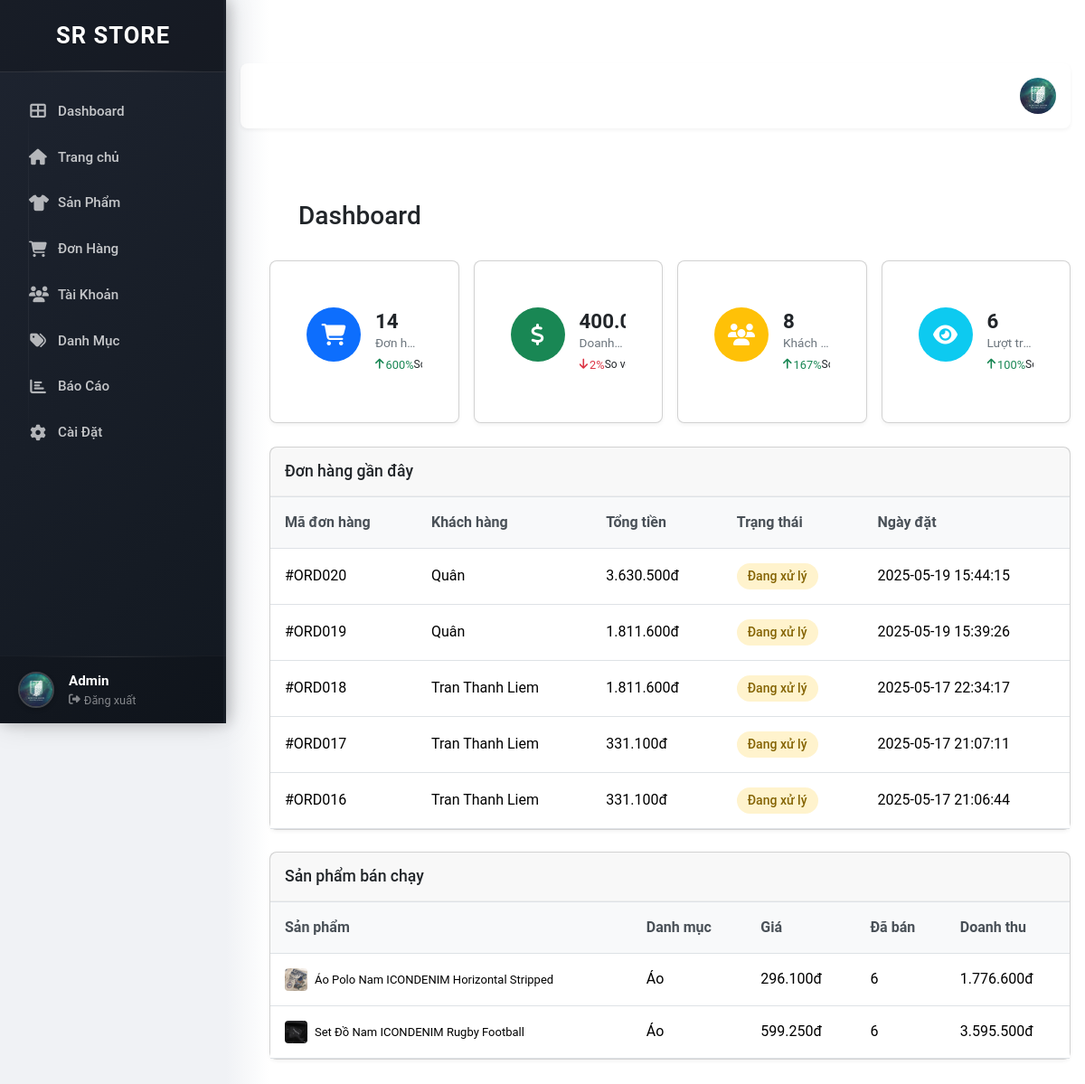
The page /Admin_index.php on the database its author committed.
### tables this page shows
CREATE TABLE `order` (
  `id_Order` int(11) NOT NULL,
  `order_number` varchar(50) DEFAULT NULL,
  `total_amount` decimal(10,2) DEFAULT NULL,
  `payment_by` varchar(50) DEFAULT NULL,
  `shipping_method` varchar(50) DEFAULT NULL,
  `status` enum('pending','shipping','completed','cancelled','waitConfirm') DEFAULT 'waitConfirm',
  `created_at` datetime DEFAULT current_timestamp(),
  `updated_at` datetime DEFAULT current_timestamp() ON UPDATE current_timestamp(),
  `id_User` int(11) DEFAULT NULL,
  `shipping_address_id` int(11) DEFAULT NULL COMMENT 'ID địa chỉ giao hàng',
  `note` text DEFAULT NULL,
  `shipping_fee` decimal(10,2) DEFAULT NULL,
  `hide` int(11) NOT NULL DEFAULT 0
);

CREATE TABLE `user` (
  `id_User` int(11) NOT NULL,
  `name` varchar(255) NOT NULL,
  `email` varchar(255) NOT NULL,
  `password` varchar(255) NOT NULL,
  `phone` varchar(50) DEFAULT NULL,
  `address` text DEFAULT NULL,
  `role` enum('admin','user') DEFAULT 'user',
  `verification_code` varchar(50) DEFAULT NULL,
  `verified` tinyint(1) DEFAULT 0,
  `reset_token` varchar(255) DEFAULT NULL,
  `reset_token_expiry` datetime DEFAULT NULL,
  `created_at` datetime DEFAULT current_timestamp(),
  `updated_at` datetime DEFAULT current_timestamp() ON UPDATE current_timestamp(),
  `hide` int(11) DEFAULT NULL
);

### Views/frontend/admin/Admindashboard/index.php (the view, shortened to what the rows shown need)
<!DOCTYPE html>
<html lang="vi">
<head>
    <link href="/Project_Website/ProjectWeb/layout/cssBootstrap/bootstrap.css" rel="stylesheet">
    <link rel="stylesheet" href="https://cdnjs.cloudflare.com/ajax/libs/font-awesome/6.4.0/css/all.min.css">
    <link rel="stylesheet" href="/Project_Website/ProjectWeb/layout/css/Admin.css">
    <link rel="stylesheet" href="/Project_Website/ProjectWeb/Views/frontend/admin/Admindashboard/responsive.css">
</head>
<body>
    <div class="admin-container">
        <?php include_once $_SERVER['DOCUMENT_ROOT'] . '/Project_Website/ProjectWeb/Views/frontend/partitions/frontend/sidebar.php'; ?>
        <div class="main-content">
            <div class="content">
                <div class="page-header">
                    <h1>Dashboard</h1>
                </div>
                <div class="card mb-4">
                    <div class="card-body p-0">
                        <div class="table-responsive-mobile">
                            <table class="table table-hover mb-0">
                                <thead>
                                    <tr>
                                        <th>Mã đơn hàng</th>
                                        <th>Khách hàng</th>
                                        <th>Tổng tiền</th>
                                        <th>Trạng thái</th>
                                        <th>Ngày đặt</th>
                                    </tr>
                                </thead>
                                <tbody>
                                    <?php
                                    foreach ($orderList as $data) {
                                        echo '
                                        <tr>
                                            <td data-label="Mã đơn hàng"> #ORD0' . $data['id_Order'] . '</td>
                                            <td data-label="Khách hàng">' . $data['name'] . '</td>
                                            <td data-label="Tổng tiền">' . $data['total_amount'] . '</td>';
                                        if ($data['status'] === 'completed') {
                                            echo '<td data-label="Trạng thái"><span class="status completed">Hoàn thành</span></td>';
                                        } elseif ($data['status'] === 'pending') {
                                            echo '<td data-label="Trạng thái"><span class="status pending">Đang xử lý</span></td>';
                                        } elseif ($data['status'] === 'cancelled') {
                                            echo '<td data-label="Trạng thái"><span class="status cancelled">Đã hủy</span></td>';
                                        } elseif ($data['status'] === 'shipping') {
                                            echo '<td data-label="Trạng thái"><span class="status shipping">Đang giao</span></td>';
                                        } else {
                                            echo '<td data-label="Trạng thái"><span class="status unknown">Không xác định</span></td>';
                                        }
                                        echo '
                                            <td data-label="Ngày đặt">' . $data['created_at'] . '</td>
                                        </tr>';
                                    }
                                    ?>
                                </tbody>
                            </table>
                        </div>
                    </div>
                </div>
                <div class="card">
                    <div class="card-body p-0">
                        <div class="table-responsive-mobile">
                            <table class="table table-hover mb-0">
                                <thead>
                                    <tr>
                                        <th>Sản phẩm</th>
                                        <th>Danh mục</th>
                                        <th>Giá</th>
                                        <th>Đã bán</th>
                                        <th>Doanh thu</th>
                                    </tr>
                                </thead>
                            </table>
                        </div>
                    </div>
                </div>
            </div>
        </div>
    </div>
</body>
</html>

### rows shown on the page
order: id_Order "20", id_User.name "Quân", total_amount "3.630.500đ", status "Đang xử lý", created_at "2025-05-19 15:44:15"
order: id_Order "19", id_User.name "Quân", total_amount "1.811.600đ", status "Đang xử lý", created_at "2025-05-19 15:39:26"
order: id_Order "18", id_User.name "Tran Thanh Liem", total_amount "1.811.600đ", status "Đang xử lý", created_at "2025-05-17 22:34:17"
order: id_Order "17", id_User.name "Tran Thanh Liem", total_amount "331.100đ", status "Đang xử lý", created_at "2025-05-17 21:07:11"
order: id_Order "16", id_User.name "Tran Thanh Liem", total_amount "331.100đ", status "Đang xử lý", created_at "2025-05-17 21:06:44"

### other values the page prints
$orderNumByMonth "14"
$orderPercentage - 100 "600"
$revenuePercentage "2"
$userByMonthDisplay "8"
$userPercentage - 100 "167"
$visitByMonthDisplay "6"
$visitPercentage - 100 "100"
$data["name"] "Áo Polo Nam ICONDENIM Horizontal Stripped"
$data['category_name'] "Áo"
$data['current_price'] "296.100đ"
$data['sumQuantity'] "6"
$data['sumRevenue'] "1.776.600đ"
$data["name"] "Set Đồ Nam ICONDENIM Rugby Football"
$data['current_price'] "599.250đ"
$data['sumRevenue'] "3.595.500đ"
